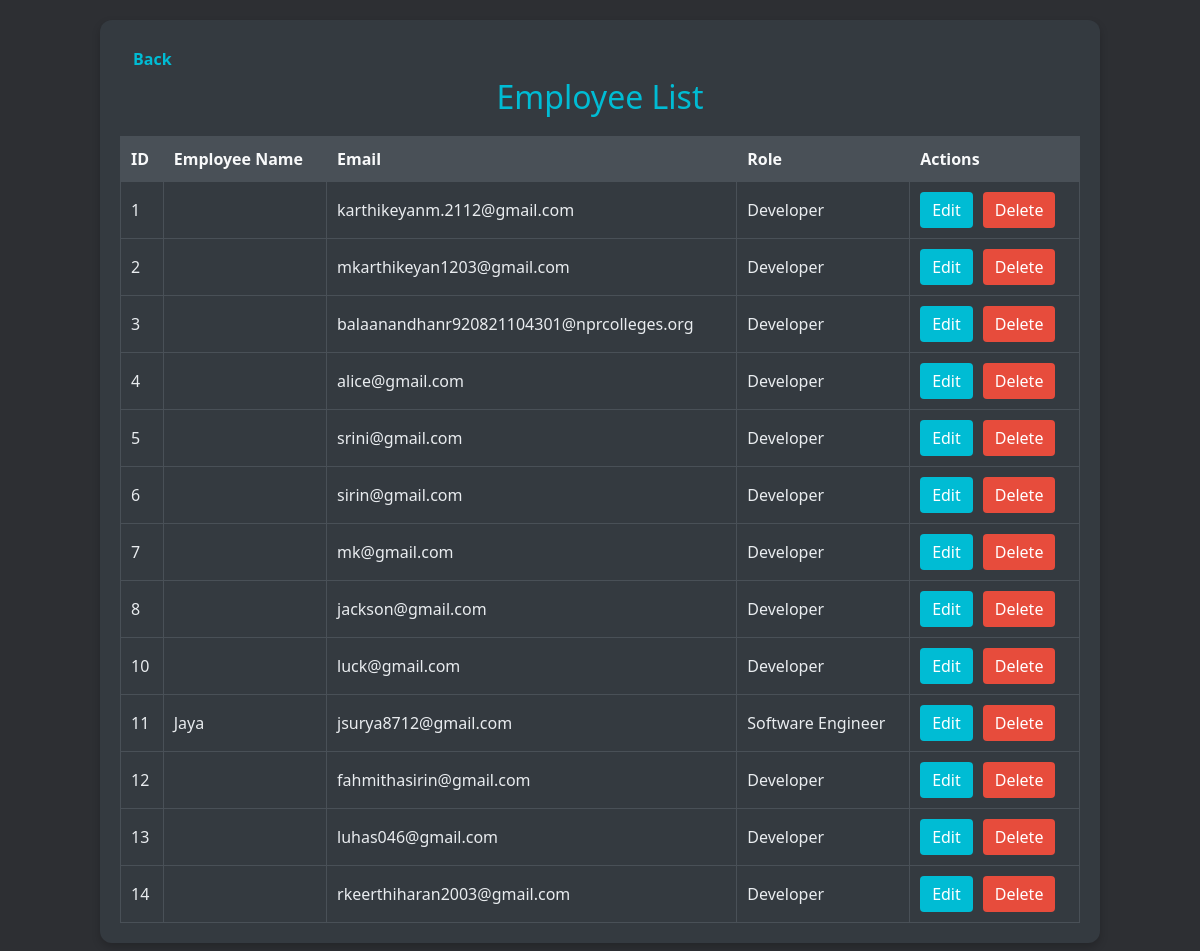
The app's page /employee_list/ (signed in), older data.
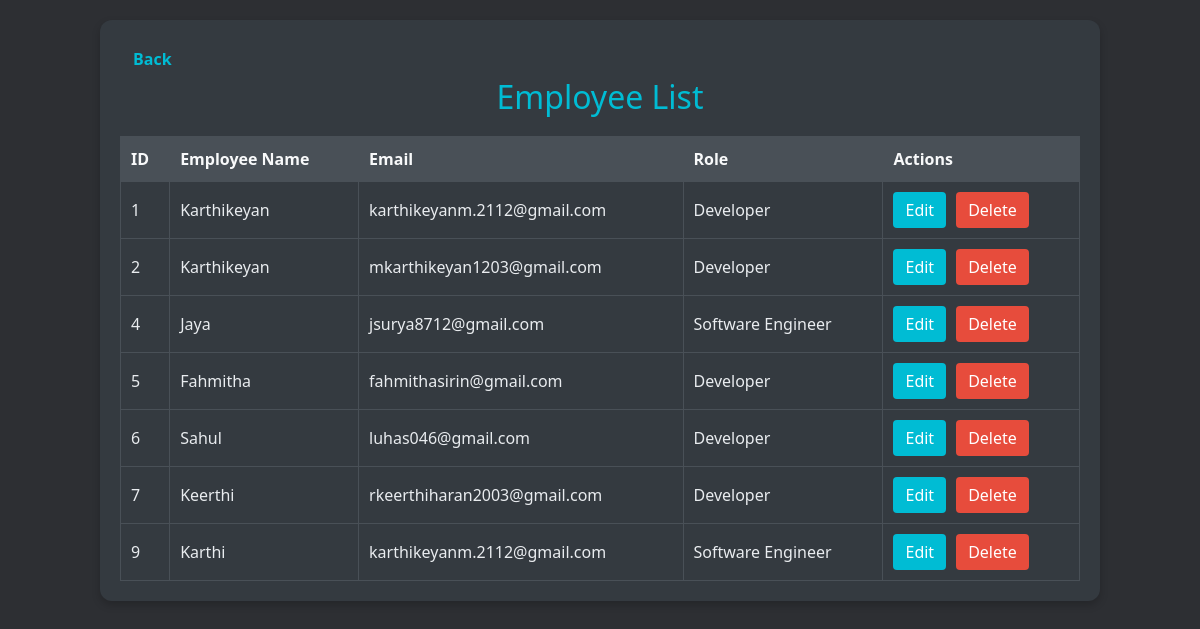
The same page, newer data.
### apis/models.py (models this page shows, shortened)
class CustomUser(AbstractUser):
    ROLE_CHOICES = [
        ('HR', 'HR'),
        ('Manager', 'Manager'),
        ('Software Engineer', 'Software Engineer'),
        ('Developer', 'Developer'),
    ]
    role = models.CharField(max_length=20, choices=ROLE_CHOICES, default='Developer')
    salary = models.DecimalField(max_digits=10, decimal_places=2, null=True, blank=True)
    hourly_rate = models.DecimalField(max_digits=10, decimal_places=2, default=0.00)

### apis/views.py (the view)
# urls.py: path('employee_list/', views.employee_list, name='employee_list'),
@login_required
def employee_list(request):
    users = CustomUser.objects.all().order_by('id')
    return render(request, 'Admin/employee_list.html', {'users': users})

### templates/Admin/employee_list.html (shortened to what this page needs)
<!DOCTYPE html>
<html lang="en">
<head>
    <link href="https://cdn.jsdelivr.net/npm/bootstrap@5.3.0/dist/css/bootstrap.min.css" rel="stylesheet">
</head>
<body>
<div class="container">
    <div class="text-left">
        <a href="{% url 'home' %}" class="btn btn-link"> Back</a>
    </div>
    <h2>Employee List</h2>
    <table>
        <thead>
            <tr>
                <th>ID</th>
                <th>Employee Name</th>
                <th>Email</th>
                <th>Role</th>
                <th>Actions</th>
            </tr>
        </thead>
        <tbody>
            {% for user in users %}
                {% if user.role == 'Developer' or user.role == 'Software Engineer' %}
                    <tr>
                        <td>{{ forloop.counter }}</td>
                        <td>{{ user.first_name }}</td>
                        <td>{{ user.email }}</td>
                        <td>{{ user.role }}</td>
                        <td>
                            <div class="actions">
                                <form action="{% url 'employee_edit' user.id %}" method="GET">
                                    <button type="submit" class="edit-btn">Edit</button>
                                </form>
                                <form action="{% url 'delete_employee' user.id %}" method="POST" onsubmit="return confirmDelete(event)">
                                    <button type="submit" class="delete-btn">Delete</button>
                                </form>
                            </div>
                        </td>
                    </tr>
                {% endif %}
            {% endfor %}
        </tbody>
    </table>
</div>
</body>
</html>

Row changes from the older to the newer data that the page shows:
removed CustomUser: email "balaanandhanr920821104301@nprcolleges.org", role "Developer"
removed CustomUser: email "alice@gmail.com", role "Developer"
removed CustomUser: email "srini@gmail.com", role "Developer"
removed CustomUser: email "sirin@gmail.com", role "Developer"
removed CustomUser: email "mk@gmail.com", role "Developer"
removed CustomUser: email "jackson@gmail.com", role "Developer"
removed CustomUser: email "luck@gmail.com", role "Developer"
removed CustomUser: email "luhas046@gmail.com", role "Developer"
removed CustomUser: email "rkeerthiharan2003@gmail.com", role "Developer"
changed CustomUser (number 1 of 7 on the later page): first_name (not shown) → "Karthikeyan"
changed CustomUser "mkarthikeyan1203@gmail.com": first_name (not shown) → "Karthikeyan"
changed CustomUser "fahmithasirin@gmail.com": first_name (not shown) → "Fahmitha"
added CustomUser: first_name "Sahul", email "luhas046@gmail.com", role "Developer"
added CustomUser: first_name "Keerthi", email "rkeerthiharan2003@gmail.com", role "Developer"
added CustomUser: first_name "Karthi", email "karthikeyanm.2112@gmail.com", role "Software Engineer"
